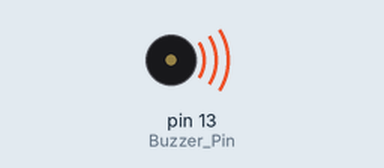
The sketch below on a simulated Arduino Uno, built with avr-gcc and run on an emulated ATmega328P. Shown: buzzer (waves = sounding, pin HIGH).

Above: at 1.0 s.
At 3.0 s:
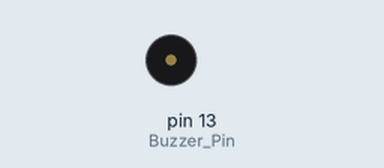
Timing chart, 0 to 5.2 s (numbered marks = the images above):
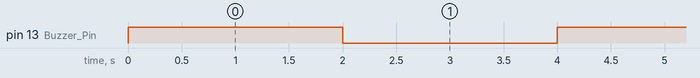

The sketch:

7_5_Beep.ino
```cpp
/*
 * Filename: 7_5_Beep
 * Function: Control the sound of the active buzzer
 * Compiling IDE: ARDUINO 2.3.4
 * Author: https://www.keyestudio.com/
*/
const int Buzzer_Pin = 13;  // the buzzer pin

void setup() {
  pinMode(Buzzer_Pin, OUTPUT);  // Set as output
}

void loop() {

  digitalWrite(Buzzer_Pin, HIGH);  //active buzzer sound
  delay(2000);                     //delay 2S
  digitalWrite(Buzzer_Pin, LOW);   //active buzzer off
  delay(2000);                     //delay 2S
}
```

Measured:
- by itself, pin 13 (Buzzer_Pin): alternates HIGH for 2.0 s and LOW for 2.0 s
